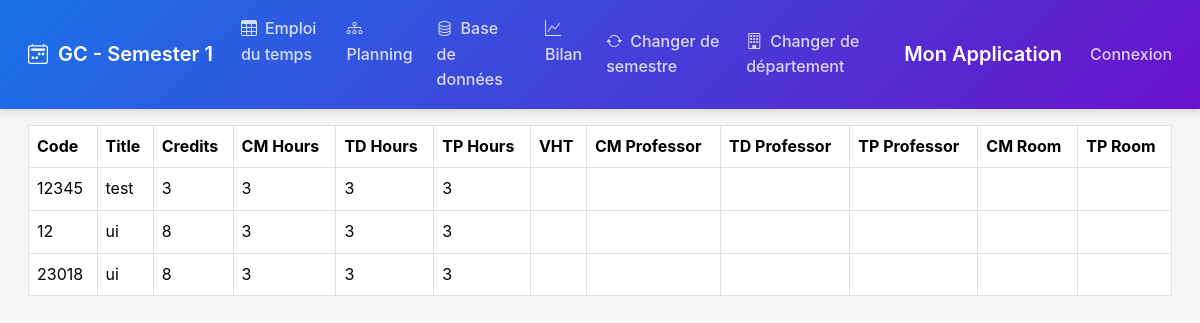
The page /GC/S1/database/ on the database as committed earlier.
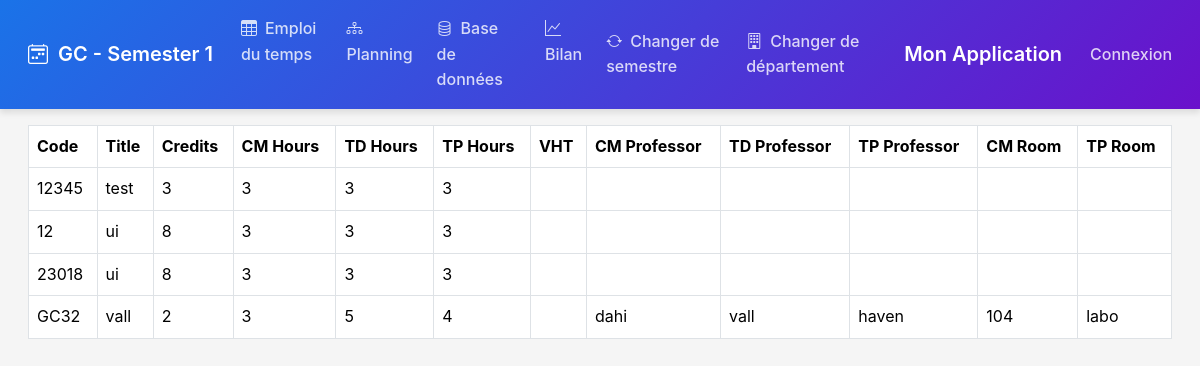
The same page on the database as committed later.
### schedule/models.py (models this page shows, shortened)
class Department(models.Model):
    code = models.CharField(max_length=10, primary_key=True)  # e.g., IRT, GM
    name = models.CharField(max_length=100)  # e.g., Informatique, Réseaux et Télécommunications

class Semester(models.Model):
    SEMESTER_CHOICES = [
        ('S1', 'Semester 1'),
        ('S2', 'Semester 2'),
        ('S3', 'Semester 3'),
        ('S4', 'Semester 4'),
    ]
    code = models.CharField(max_length=2, choices=SEMESTER_CHOICES)
    department = models.ForeignKey(Department, on_delete=models.CASCADE, related_name='semesters')
    class Meta:
        unique_together = ('code', 'department')

class Course(models.Model):
    code = models.CharField(max_length=10, primary_key=True)  # e.g., IRT31
    department = models.ForeignKey(Department, on_delete=models.CASCADE, related_name='courses', default=get_default_department)
    semester = models.ForeignKey(Semester, on_delete=models.CASCADE, related_name='courses', default=get_default_semester)
    title = models.CharField(max_length=100)
    credits = models.IntegerField()
    cm_hours = models.IntegerField()  # Total planned CM hours
    td_hours = models.IntegerField()  # Total planned TD hours
    tp_hours = models.IntegerField()  # Total planned TP hours
    cm_completed = models.IntegerField(default=0)  # Completed CM hours
    td_completed = models.IntegerField(default=0)  # Completed TD hours
    tp_completed = models.IntegerField(default=0)  # Completed TP hours
    exam_sn = models.FloatField(null=True, blank=True)
    exam_sr = models.FloatField(null=True, blank=True)

class CourseAssignment(models.Model):
    TYPES = [
        ('CM', 'Cours Magistral'),
        ('TD', 'Travaux Dirigés'),
        ('TP', 'Travaux Pratiques'),
        ('DS', 'Devoir Surveillé'),
        ('EXAM', 'Examen'),
        ('SPECIAL', 'Cours Spécial')
    ]
    course = models.ForeignKey(Course, on_delete=models.CASCADE, null=True, blank=True)
    type = models.CharField(max_length=20, choices=TYPES)
    professor = models.ForeignKey(Professor, on_delete=models.SET_NULL, null=True, blank=True)
    room = models.ForeignKey(Room, on_delete=models.SET_NULL, null=True, blank=True)
    is_special = models.BooleanField(default=False)
    description = models.CharField(max_length=255, null=True, blank=True)
    department = models.ForeignKey(Department, on_delete=models.CASCADE, null=True, blank=True)  # Ajout
    semester = models.ForeignKey(Semester, on_delete=models.CASCADE, null=True, blank=True)  # Ajout

class Professor(models.Model):
    name = models.CharField(max_length=100)
    courses = models.ManyToManyField(Course, through='CourseAssignment')

class Room(models.Model):
    number = models.CharField(max_length=20)
    type = models.CharField(max_length=20)  # CM, TD, TP

### schedule/views.py (the view)
# urls.py: path('<str:department_code>/<str:semester_code>/database/', views.CourseListView.as_view(), name='database'),
class CourseListView(ListView):
    template_name = 'schedule/database.html'
    context_object_name = 'courses'
    def get_queryset(self):
        department_code = self.kwargs['department_code']
        semester_code = self.kwargs['semester_code']
        return Course.objects.filter(department__code=department_code, semester__code=semester_code)
    def get_context_data(self, **kwargs):
        context = super().get_context_data(**kwargs)
        department_code = self.kwargs['department_code']
        semester_code = self.kwargs['semester_code']
        department = get_object_or_404(Department, code=department_code)
        semester = get_object_or_404(Semester, department=department, code=semester_code)
        context['department'] = department
        context['semester'] = semester
        return context

### schedule/templates/schedule/database.html (shortened to what this page needs)
{% extends 'schedule/base.html' %}
{% load static %}
{% block content %}
<div class="container-fluid">
    <div class="table-responsive">
        <table class="table table-bordered table-hover">
            <thead class="sticky-top bg-light">
                <tr>
                    <th>Code</th>
                    <th>Title</th>
                    <th>Credits</th>
                    <th>CM Hours</th>
                    <th>TD Hours</th>
                    <th>TP Hours</th>
                    <th>VHT</th>
                    <th>CM Professor</th>
                    <th>TD Professor</th>
                    <th>TP Professor</th>
                    <th>CM Room</th>
                    <th>TP Room</th>
                </tr>
            </thead>
            <tbody id="courseTableBody">
                {% for course in courses %}
                <tr data-course-id="{{ course.code }}">
                    <td class="editable" data-field="code">{{ course.code }}</td>
                    <td class="editable" data-field="title">{{ course.title }}</td>
                    <td class="editable" data-field="credits">{{ course.credits }}</td>
                    <td class="editable" data-field="cm_hours">{{ course.cm_hours }}</td>
                    <td class="editable" data-field="td_hours">{{ course.td_hours }}</td>
                    <td class="editable" data-field="tp_hours">{{ course.tp_hours }}</td>
                    <td class="editable" data-field="vht">{{ course.vht|default:'' }}</td>
                    <td class="editable" data-field="cm_professor">
                        {% for assignment in course.courseassignment_set.all %}
                            {% if assignment.type == 'CM' %}{{ assignment.professor.name }}{% endif %}
                        {% endfor %}
                    </td>
                    <td class="editable" data-field="td_professor">
                        {% for assignment in course.courseassignment_set.all %}
                            {% if assignment.type == 'TD' %}{{ assignment.professor.name }}{% endif %}
                        {% endfor %}
                    </td>
                    <td class="editable" data-field="tp_professor">
                        {% for assignment in course.courseassignment_set.all %}
                            {% if assignment.type == 'TP' %}{{ assignment.professor.name }}{% endif %}
                        {% endfor %}
                    </td>
                    <td class="editable" data-field="cm_room">
                        {% for assignment in course.courseassignment_set.all %}
                            {% if assignment.type == 'CM' %}{{ assignment.room.number }}{% endif %}
                        {% endfor %}
                    </td>
                    <td class="editable" data-field="tp_room">
                        {% for assignment in course.courseassignment_set.all %}
                            {% if assignment.type == 'TP' %}{{ assignment.room.number }}{% endif %}
                        {% endfor %}
                    </td>
                </tr>
                {% endfor %}
            </tbody>
        </table>
    </div>
</div>
{% endblock %}

### schedule/templates/schedule/base.html (shortened to what this page needs)
<!DOCTYPE html>
<html lang="fr">
<head>
    <link href="https://cdn.jsdelivr.net/npm/bootstrap@5.3.2/dist/css/bootstrap.min.css" rel="stylesheet">
    <link rel="stylesheet" href="https://cdn.jsdelivr.net/npm/bootstrap-icons@1.11.1/font/bootstrap-icons.css">
</head>
<body>
    <nav class="navbar navbar-expand-lg navbar-dark">
        <div class="container-fluid">
            {% if department %}
                <a class="navbar-brand" href="{% url 'department_select' %}">
                    <i class="bi bi-calendar2-week"></i>
                    {{ department.code }}{% if semester %} - {{ semester.get_code_display }}{% endif %}
                </a>
                <div class="collapse navbar-collapse" id="navbarNav">
                    <ul class="navbar-nav">
                        {% if semester %}
                        <li class="nav-item">
                            <a class="nav-link" href="{% url 'schedule' department.code semester.code %}">
                                <i class="bi bi-table me-2"></i>Emploi du temps
                            </a>
                        </li>
                        <li class="nav-item">
                            <a class="nav-link" href="{% url 'plan' department.code semester.code %}">
                                <i class="bi bi-diagram-3 me-2"></i>Planning
                            </a>
                        </li>
                        <li class="nav-item">
                            <a class="nav-link" href="{% url 'database' department.code semester.code %}">
                                <i class="bi bi-database me-2"></i>Base de données
                            </a>
                        </li>
                        <li class="nav-item">
                            <a class="nav-link" href="{% url 'bilan' department.code semester.code %}">
                                <i class="bi bi-graph-up me-2"></i>Bilan
                            </a>
                        </li>
                        {% endif %}
                    </ul>
                    <ul class="navbar-nav ms-auto">
                        <li class="nav-item">
                            <a class="nav-link" href="{% url 'semester_select' department.code %}">
                                <i class="bi bi-arrow-repeat me-2"></i>Changer de semestre
                            </a>
                        </li>
                        {% if not  user.profile.is_chef_departement %}
                        <li class="nav-item">
                            <a class="nav-link" href="{% url 'department_select' %}">
                                <i class="bi bi-building me-2"></i>Changer de département
                            </a>
                        </li>
                        {% endif%}
                    </ul>
                </div>
            {% else %}
                <a class="navbar-brand" href="{% url 'department_select' %}">
                    <i class="bi bi-calendar2-week"></i>Emploi du temps
                </a>
            {% endif %}
        </div>
        <a class="navbar-brand" href="/">Mon Application</a>
        <div class="collapse navbar-collapse">
            <ul class="navbar-nav ml-auto">
                {% if user.is_authenticated %}
                    <li class="nav-item">
                        <span class="navbar-text">Bonjour, {{ user.username }} !</span>
                    </li>
                    <li class="nav-item">
                        <form action="{% url 'logout' %}" method="post">
                            {% csrf_token %}
                            <button type="submit" class="logout-button">Déconnexion</button>
                        </form>
                    </li>
                {% else %}
                    <li class="nav-item">
                        <a class="nav-link" href="{% url 'login' %}">Connexion</a>
                    </li>
                {% endif %}
            </ul>
        </div>
    </nav>
    <div class="schedule-container">
        {% block content %}{% endblock %}
    </div>
</body>
</html>

### schedule/templates/schedule/base.html (style rules this page uses)
:root { --primary-color: #1a73e8; --secondary-color: #34a853; --accent-color: #ea4335; --background-light: #f5f5f5; --text-dark: #202124; --transition-speed: 0.3s; }
* { box-sizing: border-box; transition: all var(--transition-speed) ease; }
body, html { height: 100%; margin: 0; font-family: -apple-system, BlinkMacSystemFont, 'Segoe UI', Roboto, Oxygen, Ubuntu, Cantarell, 'Open Sans', 'Helvetica Neue', sans-serif; background-color: var(--background-light); color: var(--text-dark); line-height: 1.6; }
.navbar { background: linear-gradient(135deg, var(--primary-color), #6a11cb); box-shadow: 0 4px 6px rgba(0,0,0,0.1); padding: 0.5rem 1rem; }
.navbar-brand { font-weight: 600; color: white !important; display: flex; align-items: center; }
.navbar-brand i { margin-right: 10px; }
.nav-link { color: rgba(255,255,255,0.8) !important; font-weight: 500; position: relative; padding: 0.5rem 1rem; margin: 0 0.25rem; border-radius: 4px; transition: all var(--transition-speed) ease; }
.nav-link::after { content: ''; position: absolute; width: 0; height: 2px; bottom: -5px; left: 50%; background-color: white; transition: width 0.3s ease; transform: translateX(-50%); }
.schedule-container { width: 100%; overflow-x: auto; padding: 1rem; }

Rows that differ between the two databases and show on the page:
added Course: code "GC32", title "vall", credits "2", cm_hours "3", td_hours "5", tp_hours "4"
added CourseAssignment: professor.name "dahi", room.number "104"
added CourseAssignment: professor.name "vall", shown under "GC32"
added CourseAssignment: professor.name "haven", room.number "labo"
